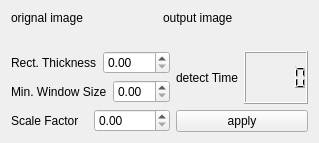
          <widget class="QWidget" name="Face_Detection_Tab">
           <attribute name="title">
            <string>Face Detect</string>
           </attribute>
           <layout class="QGridLayout" name="gridLayout_43">
            <item row="0" column="0">
             <layout class="QVBoxLayout" name="verticalLayout_27" stretch="1,0">
              <item>
               <layout class="QHBoxLayout" name="horizontalLayout_45">
                <item>
                 <layout class="QVBoxLayout" name="verticalLayout_51">
                  <item>
                   <widget class="QLabel" name="label_org_detect">
                    <property name="sizePolicy">
                     <sizepolicy hsizetype="Preferred" vsizetype="Fixed">
                      <horstretch>0</horstretch>
                      <verstretch>0</verstretch>
                     </sizepolicy>
                    </property>
                    <property name="text">
                     <string>orignal image</string>
                    </property>
                   </widget>
                  </item>
                  <item>
                   <widget class="QLabel" name="orig_img_detect">
                    <property name="text">
                     <string/>
                    </property>
                   </widget>
                  </item>
                 </layout>
                </item>
                <item>
                 <layout class="QVBoxLayout" name="verticalLayout_52">
                  <item>
                   <widget class="QLabel" name="label_out_detect">
                    <property name="sizePolicy">
                     <sizepolicy hsizetype="Preferred" vsizetype="Fixed">
                      <horstretch>0</horstretch>
                      <verstretch>0</verstretch>
                     </sizepolicy>
                    </property>
                    <property name="text">
                     <string>output image</string>
                    </property>
                   </widget>
                  </item>
                  <item>
                   <widget class="QLabel" name="output_img_detect">
                    <property name="text">
                     <string/>
                    </property>
                   </widget>
                  </item>
                 </layout>
                </item>
               </layout>
              </item>
              <item>
               <layout class="QHBoxLayout" name="horizontalLayout_82">
                <item>
                 <layout class="QVBoxLayout" name="verticalLayout_53">
                  <item>
                   <layout class="QHBoxLayout" name="horizontalLayout_83">
                    <item>
                     <widget class="QLabel" name="label__rect">
                      <property name="text">
                       <string>Rect. Thickness</string>
                      </property>
                     </widget>
                    </item>
                    <item>
                     <widget class="QDoubleSpinBox" name="spinBox_rect">
                      <property name="value">
                       <double>0.000000000000000</double>
                      </property>
                     </widget>
                    </item>
                   </layout>
                  </item>
                  <item>
                   <layout class="QHBoxLayout" name="horizontalLayout_86">
                    <item>
                     <widget class="QLabel" name="label__window_size">
                      <property name="text">
                       <string>Min. Window Size</string>
                      </property>
                     </widget>
                    </item>
                    <item>
                     <widget class="QDoubleSpinBox" name="spinBox_window_size">
                      <property name="value">
                       <double>0.000000000000000</double>
                      </property>
                     </widget>
                    </item>
                   </layout>
                  </item>
                  <item>
                   <layout class="QHBoxLayout" name="horizontalLayout_84">
                    <item>
                     <widget class="QLabel" name="label_scale">
                      <property name="text">
                       <string>Scale Factor</string>
                      </property>
                     </widget>
                    </item>
                    <item>
                     <widget class="QDoubleSpinBox" name="spinBox_scale">
                      <property name="value">
                       <double>0.000000000000000</double>
                      </property>
                     </widget>
                    </item>
                   </layout>
                  </item>
                 </layout>
                </item>
                <item>
                 <layout class="QVBoxLayout" name="verticalLayout_68">
                  <item>
                   <layout class="QHBoxLayout" name="horizontalLayout_85">
                    <item>
                     <widget class="QLabel" name="label_detect_time">
                      <property name="text">
                       <string>detect Time</string>
                      </property>
                     </widget>
                    </item>
                    <item>
                     <widget class="QLCDNumber" name="lcdNumber_detect"/>
                    </item>
                   </layout>
                  </item>
                  <item>
                   <widget class="QPushButton" name="detect_Apply">
                    <property name="text">
                     <string>apply</string>
                    </property>
                   </widget>
                  </item>
                 </layout>
                </item>
               </layout>
              </item>
             </layout>
            </item>
           </layout>
          </widget>
